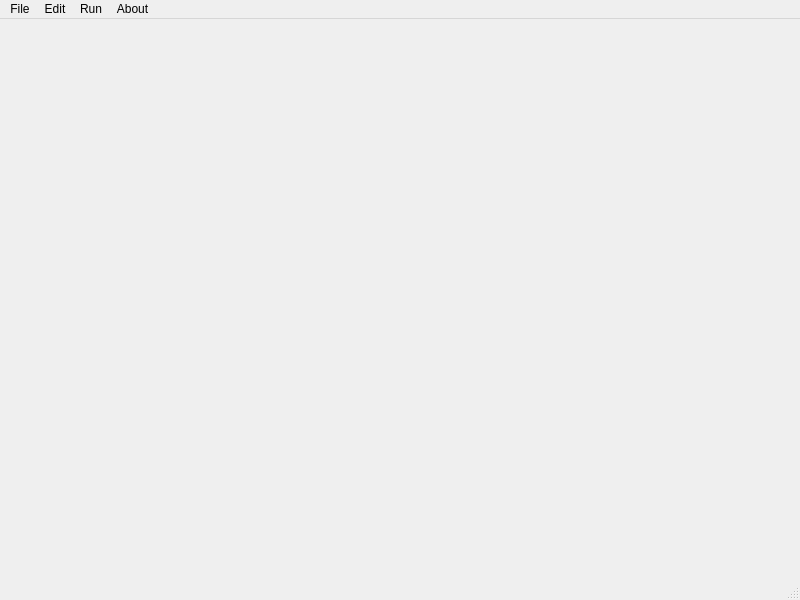
<?xml version="1.0" encoding="UTF-8"?>
<ui version="4.0">
 <class>MainWindow</class>
 <widget class="QMainWindow" name="MainWindow">
  <property name="geometry">
   <rect>
    <x>0</x>
    <y>0</y>
    <width>800</width>
    <height>600</height>
   </rect>
  </property>
  <property name="windowTitle">
   <string>Desktop Hypervisor alpha v0.1</string>
  </property>
  <widget class="QWidget" name="centralwidget"/>
  <widget class="QMenuBar" name="menubar">
   <property name="geometry">
    <rect>
     <x>0</x>
     <y>0</y>
     <width>800</width>
     <height>23</height>
    </rect>
   </property>
   <widget class="QMenu" name="menuFile">
    <property name="title">
     <string>File</string>
    </property>
    <addaction name="actionCreate_Virtual_Machine"/>
    <addaction name="actionOpen"/>
   </widget>
   <widget class="QMenu" name="menuEdit">
    <property name="title">
     <string>Edit</string>
    </property>
    <addaction name="actionPrefrences"/>
   </widget>
   <widget class="QMenu" name="menuRun">
    <property name="title">
     <string>Run</string>
    </property>
   </widget>
   <widget class="QMenu" name="menuAbout">
    <property name="title">
     <string>About</string>
    </property>
    <addaction name="actionVersion"/>
   </widget>
   <addaction name="menuFile"/>
   <addaction name="menuEdit"/>
   <addaction name="menuRun"/>
   <addaction name="menuAbout"/>
  </widget>
  <widget class="QStatusBar" name="statusbar"/>
  <action name="actionCreate_Virtual_Machine">
   <property name="text">
    <string>Create Virtual Machine</string>
   </property>
  </action>
  <action name="actionOpen">
   <property name="text">
    <string>Open </string>
   </property>
  </action>
  <action name="actionPrefrences">
   <property name="text">
    <string>Prefrences</string>
   </property>
  </action>
  <action name="actionVersion">
   <property name="text">
    <string>Version</string>
   </property>
  </action>
 </widget>
 <resources/>
 <connections/>
</ui>
